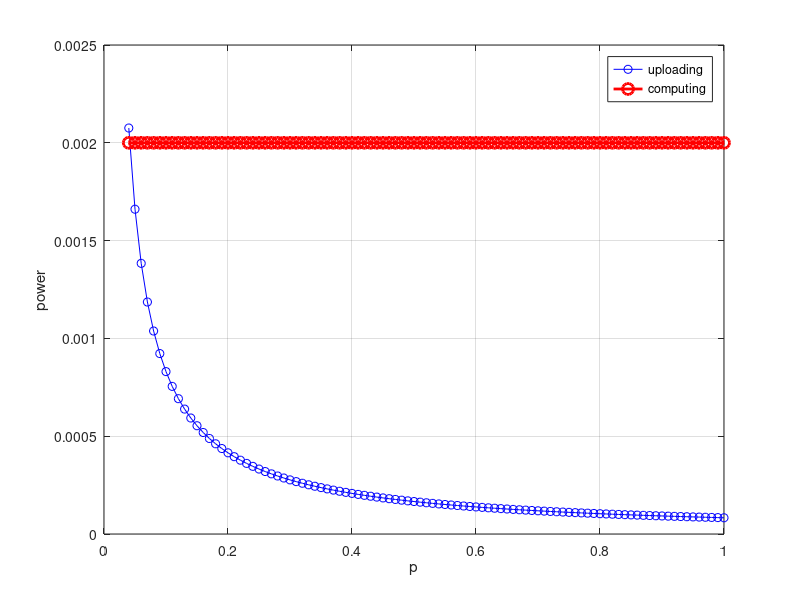
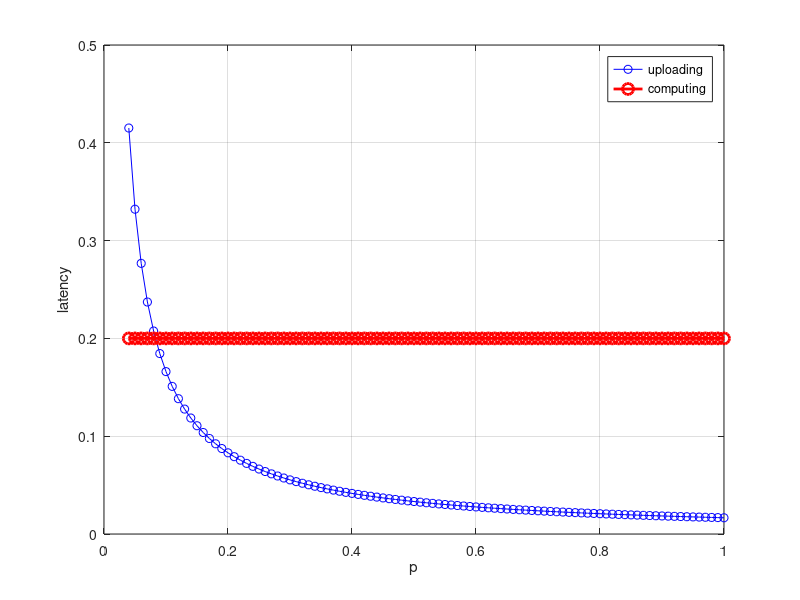

Reproduce these figures in MATLAB, in order.
%% 寻找合适固定参数
clc;
%% 
clear;close all

m=10; %Users' total number
N = m*0.5; %the number of resource blocks
hk=4e-6;    %Channel gain
I=0;  %Interference
bkn0=1e-13;  %Noise = B * N0
b= 1e7; %bandwidth
gamma=2.5;
Dia = 15; %diameter of the BS
z = 1e6; %model size 100Mb
kapa = 1e-29;%processor coefficient
D = z;%sample size
c = 40;%cpu bits
T = 200;%T=k*I 所有训练轮数
itr =5;
f = 1e9;%[1,3]
distance = 25;%[2,50]
T_max = 0.8;%[0.6,0.86]
erequirement = 0.005;%[2.5e-3,5.5]

% v = (0.001:0.001:0.01);
% q = 0.04;
p = 0.005;
v = (0.04:0.01:1);  



%%
k = 1;
for q=0.04:0.01:1
    p_u(k) = z*p/(b* q*log2(1+p*hk*(distance^(-gamma))/(I+bkn0)));
    p_c(k) = itr*kapa*D*c*(f)^2;
    t_u(k) = z/(b* q*log2(1+p*hk*(distance^(-gamma))/(I+bkn0)));
    t_c(k) = itr*D*c/f;
    k = k+1;
end
figure;
plot(v,p_u,'b-o',v,p_c,'r-o','Linewidth',2,'MarkerSize',8);
grid on
xlabel('p');
ylabel('power');
legend('uploading','computing')
figure;
plot(v,t_u,'b-o',v,t_c,'r-o','Linewidth',2,'MarkerSize',8);
grid on
xlabel('p');
ylabel('latency');
legend('uploading','computing')

%%
% p_u = z*p/(b* q*log2(1+p*hk*(distance^(-gamma))/(I+bkn0)));
% p_c = itr*kapa*D*c*(f)^2;
% t_u = z/(b* q*log2(1+p*hk*(distance^(-gamma))/(I+bkn0)));
% t_c = itr*D*c/f;
% display(['uploading power is: ',num2str(p_u),', computing power is: ',num2str(p_c)]);
% display(['uploading time is: ',num2str(t_u),', computing time is: ',num2str(t_c)]);
